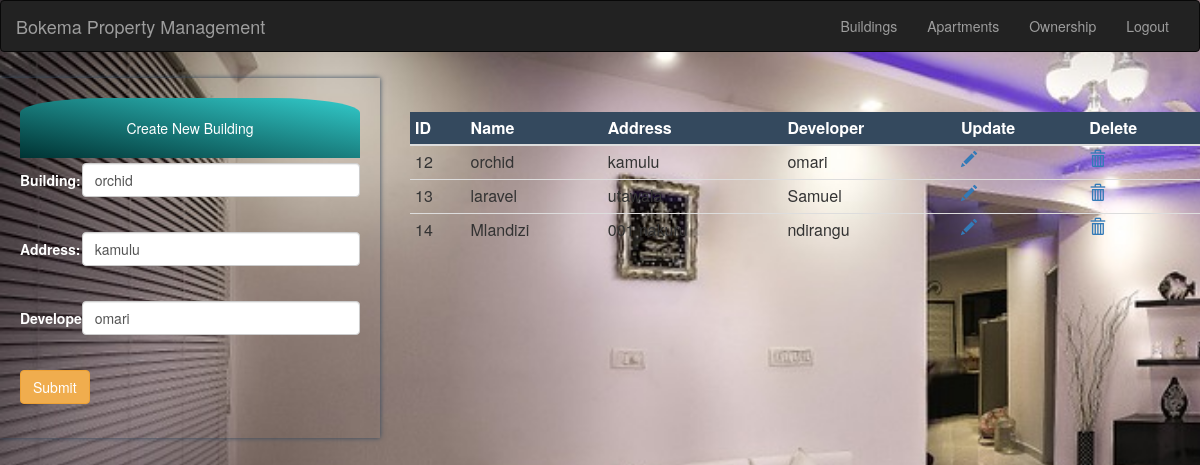
The page /building.php?update=1&id=12 (signed in) on the database its author committed.
### tables this page shows
CREATE TABLE `building` (
  `id` int(11) NOT NULL,
  `Name` varchar(200) NOT NULL,
  `Address` varchar(500) NOT NULL,
  `Developer` varchar(200) NOT NULL
);

### building.php (the view, shortened to what this page needs)
<?php
include 'conn.php';
$id = $name= $add= $dev = "";
if(isset($_GET['update'])){
 $id= filter_var($_GET['id'],FILTER_SANITIZE_NUMBER_INT);
    $sql = "select * from building where id=$id;";
                $result=mysqli_query($con,$sql);
                if($result){
                    if($row = $result->fetch_assoc()){
                         $name= $row['Name'];
                          $add= $row['Address'];
                           $dev= $row['Developer'];
                    }
                    }
}
?>
<html>
    <head>
  <link rel="stylesheet" href="https://maxcdn.bootstrapcdn.com/bootstrap/3.3.7/css/bootstrap.min.css">
</head>
    </head>
    <body style="background-image:url('img/5.jpg') ; background-size: cover; background-repeat: no-repeat;">
        <?php
        include 'anav.php';
        ?>
        <div class="row">
         <div class="col-md-4">
        <div style=" margin-top: 1.5%;box-shadow: 0px 0px 5px #34495e;padding:20px">
        <div style='text-align: center;padding:20px;background:  linear-gradient(To top right,#033,#3cc);color:white;border-radius: 25% 25% 0% 0%'>Create New Building</div>
        <form class="form-horizontal" action="building.php" method="post">
            <div class="form-group" style="margin-top: 5px">
    <span style="color:white"><label class="control-label col-sm-2"  for="building">Building:</label></span>
    <div class="col-sm-10" >
            <input type="text" class="form-control" name="bname" required placeholder="Enter building Name" value="<?php echo $name;?>"/><br>
    </div>
            </div>
            <div class="form-group" style="margin-top: 1px">
    <span style="color:white"><label class="control-label col-sm-2" for="building">Address:</label></span>
    <div class="col-sm-10" >
            <input type="text" class="form-control" required name="address" placeholder="Enter address" value="<?php echo $add;?>"/><br>
    </div>
            </div>
            <div class="form-group" style="margin-top: 1px">
    <span style="color:white"><label class="control-label col-sm-2" for="building">Developer:</label></span>
    <div class="col-sm-10" >
            <input type="text" class="form-control" name="developer" required placeholder="Developer Name" value="<?php echo $dev;?>"/><br>
    </div>
            </div>
            <button class="btn btn-warning" type="submit" name="submit" value="add">Submit</button>
        </form>
        </div>
        </div>
            <div class="col-md-8">
                <div>
        <table class="table table-hover table-condensed table-responsive"style="margin-top: 5%">
            <thead style="background: #34495e;color:white">
            <th>ID</th>
             <th>Name</th>
              <th>Address</th>
               <th>Developer</th>
               <th>Update</th>
               <th>Delete</th>
            </thead>
            <tbody>
                <?php
                $sql = "select * from building;";
                $result=mysqli_query($con,$sql);
                if($result){
                    while($row = $result->fetch_assoc()){
                ?>
                <tr>
                    <td><?php echo $row['id'];?></td>
                    <td><?php echo $row['Name'];?></td>
                    <td><?php echo $row['Address'];?></td>
                    <td><?php echo $row['Developer'];?></td>
                    <td><a href="building.php?update=1&id=<?php echo $row['id'];?>"><span class="glyphicon glyphicon-pencil"></span></a></td>
                    <td><a href="deleteBuilding.php?id=<?php echo $row['id'];?>"><span class="glyphicon glyphicon-trash"></span></a></td>
                </tr>
                <?php
                }
                }
                ?>
            </tbody>
        </table>
                    </div>
                </div>
        </div>
    </body>
</html>

### rows shown on the page
building: bname "orchid", address "kamulu", developer "omari", id "12", Name "orchid", Address "kamulu", Developer "omari"
building: id "13", Name "laravel", Address "utawala", Developer "Samuel"
building: id "14", Name "Mlandizi", Address "001 nakuru", Developer "ndirangu"
